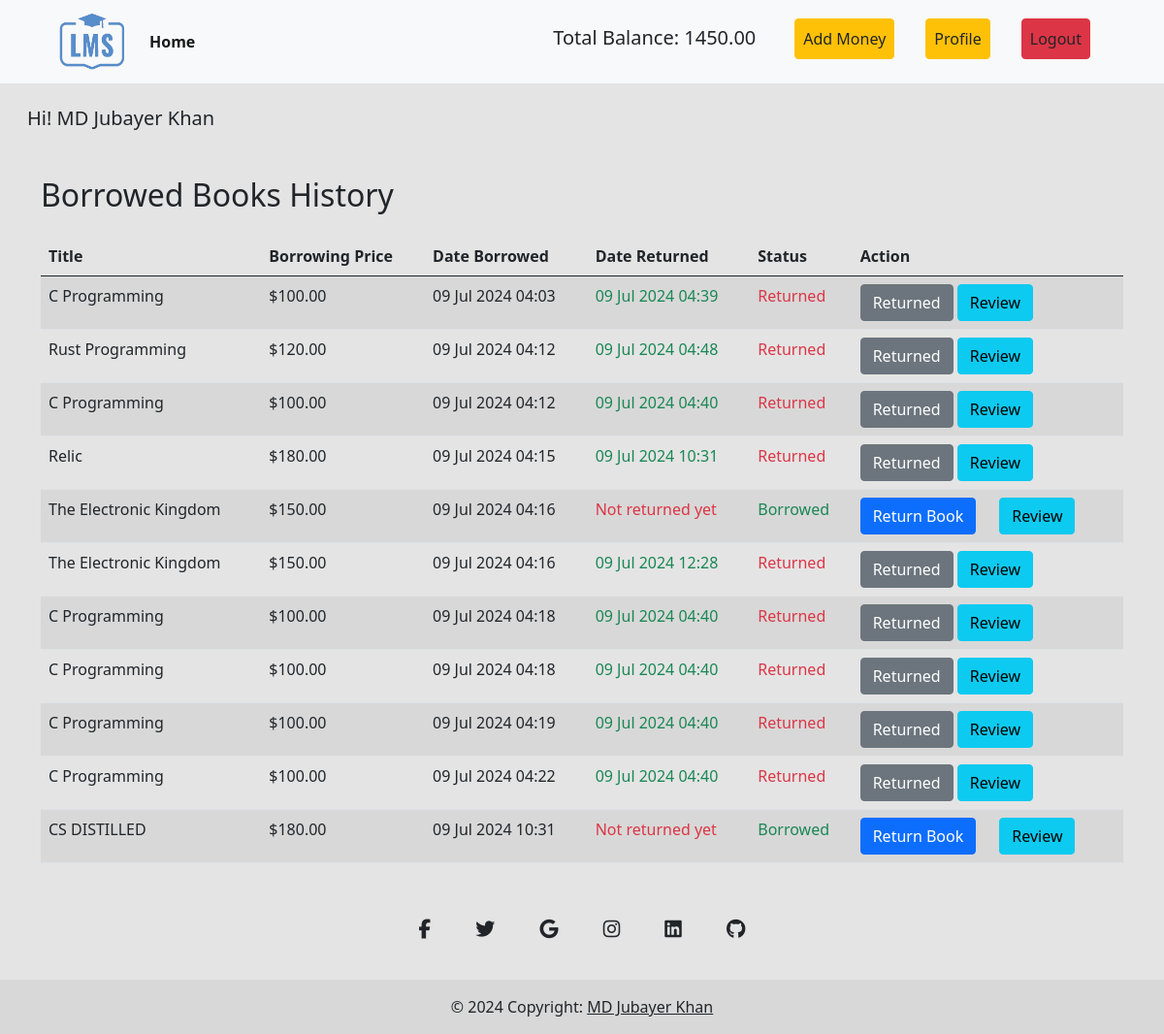
Page /accounts/profile/ (signed in) on the committed database.
### library/models.py (models this page shows, shortened)
class UserProfile(models.Model):
    user = models.OneToOneField(User, on_delete=models.CASCADE)
    balance = models.DecimalField(max_digits=10, decimal_places=2, default=0)

class Transaction(models.Model):
    user = models.ForeignKey(User, on_delete=models.CASCADE)
    book = models.ForeignKey(Book, on_delete=models.CASCADE)
    date_borrowed = models.DateTimeField(auto_now_add=True)
    date_returned = models.DateTimeField(null=True, blank=True)
    price = models.DecimalField(max_digits=10, decimal_places=2)

class Book(models.Model):
    title = models.CharField(max_length=200)
    description = models.TextField()
    image = models.ImageField(upload_to='books/')
    borrowing_price = models.DecimalField(max_digits=10, decimal_places=2)
    categories = models.ManyToManyField(Category)

### accounts/views.py (the view)
# urls.py: path('profile/', views.profile, name='profile'),
@login_required
def profile(request):
    transactions = Transaction.objects.filter(user=request.user)
    return render(request, 'profile.html', {'transactions': transactions})

### accounts/templates/profile.html (shortened to what this page needs)
{% extends 'base.html' %}
{% block content %}
<h5 class="container ms-3 mt-4">Hi! {{request.user.first_name}} {{request.user.last_name}}</h5>
<div class="container mt-5">
    <h2 class="mb-4">Borrowed Books History</h2>
    <table class="table table-striped">
        <thead>
            <tr>
                <th>Title</th>
                <th>Borrowing Price</th>
                <th>Date Borrowed</th>
                <th>Date Returned</th>
                <th>Status</th>
                <th>Action</th>
            </tr>
        </thead>
        <tbody>
            {% for transaction in transactions %}
            <tr>
                <td>{{ transaction.book.title }}</td>
                <td>${{ transaction.price }}</td>
                <td>{{ transaction.date_borrowed|date:"d M Y H:i" }}</td>
                <td>
                    {% if transaction.date_returned %}
                    <span class="text-success"> {{ transaction.date_returned|date:"d M Y H:i" }}</span>
                    {% else %}
                    <span class="text-danger"> Not returned yet </span>
                    {% endif %}
                </td>
                <td>
                    {% if transaction.date_returned %}
                    <span class="text-danger">Returned</span>
                    {% else %}
                    <span class="text-success">Borrowed</span>
                    {% endif %}
                </td>
                <td>
                    {% if not transaction.date_returned %}
                    <div class="d-flex gap-4">
                    <form method="post" action="{% url 'return_book' transaction.id %}">
                        <button type="submit" class="btn btn-primary">Return Book</button>
                    </form>
                    {% else %}
                    <button class="btn btn-secondary">Returned</button>
                    {% endif %}
                    <a href="{% url 'book_review' transaction.book.id %}">
                        <button class="btn btn-info">Review</button>
                    </a>
                </div>
                </td>
            </tr>
            {% endfor %}
{% endblock %}

### library/templates/base.html (shortened to what this page needs)
{% load static %}
<!DOCTYPE html>
<html lang="en">
<head>
  <link href="https://cdn.jsdelivr.net/npm/bootstrap@5.0.2/dist/css/bootstrap.min.css" rel="stylesheet"
 />
</head>
<body style="background-color : #e4e4e4">
  <nav class="navbar navbar-expand-lg navbar-light bg-light px-5">
    <div class="container-fluid">
      <a class="navbar-brand" href="{% url 'home' %}"><img style="width: 70px; height: 60px;"
          src="{% static 'iconlms.png' %}" alt="Home Image"></a>
      <div class="collapse navbar-collapse" id="navbarSupportedContent">
        <ul class="navbar-nav me-auto mb-2 mb-lg-0">
          <li class="nav-item">
            <a class="nav-link active fw-bold" aria-current="page" href="{% url 'home' %}">Home</a>
          </li>
        </ul>
        <div class="d-flex">
          <ul class="navbar-nav me-auto mb-2 mb-lg-0">
            {% if request.user.is_authenticated %}
            <li class="nav-item mx-3">
              <h5 class="nav-link text-dark"> Total Balance:  {{ request.user.userprofile.balance }}</h5>
            </li>
            <li class="nav-item mx-3">
              <a class="nav-link btn btn-warning text-dark" href="{% url 'add-money' %}">Add Money</a>
            </li>
            <li class="nav-item mx-3">
              <a class="nav-link btn btn-warning text-dark" href="{% url 'profile' %}">Profile</a>
            </li>
            <li class="nav-item mx-3">
              <a class="nav-link btn btn-danger text-dark" href="{% url 'logout' %}">Logout</a>
            </li>
            {% endif %}
          </ul>
        </div>
      </div>
    </div>
  </nav>
  {% block content %}
  {% endblock %}
  <footer class="text-center bg-body-tertiary">
    <div class="container pt-4">
      <section class="mb-4">
        <a
          data-mdb-ripple-init
          class="btn btn-link btn-floating btn-lg text-body m-1"
          href="#!"
          role="button"
          data-mdb-ripple-color="dark"
          ><i class="fab fa-facebook-f"></i
        ></a>
        <a
          data-mdb-ripple-init
          class="btn btn-link btn-floating btn-lg text-body m-1"
          href="#!"
          role="button"
          data-mdb-ripple-color="dark"
          ><i class="fab fa-twitter"></i
        ></a>
        <a
          data-mdb-ripple-init
          class="btn btn-link btn-floating btn-lg text-body m-1"
          href="#!"
          role="button"
          data-mdb-ripple-color="dark"
          ><i class="fab fa-google"></i
        ></a>
        <a
          data-mdb-ripple-init
          class="btn btn-link btn-floating btn-lg text-body m-1"
          href="#!"
          role="button"
          data-mdb-ripple-color="dark"
          ><i class="fab fa-instagram"></i
        ></a>
        <a
          data-mdb-ripple-init
          class="btn btn-link btn-floating btn-lg text-body m-1"
          href="#!"
          role="button"
          data-mdb-ripple-color="dark"
          ><i class="fab fa-linkedin"></i
        ></a>
        <a
          data-mdb-ripple-init
          class="btn btn-link btn-floating btn-lg text-body m-1"
          href="#!"
          role="button"
          data-mdb-ripple-color="dark"
          ><i class="fab fa-github"></i
        ></a>
      </section>
    </div>
    <div class="text-center p-3" style="background-color: rgba(0, 0, 0, 0.05);">
      © 2024 Copyright:
      <a class="text-body">MD Jubayer Khan</a>
    </div>
  </footer>
</body>
</html>

### rows in the picture
Transaction: shows "Returned"
Transaction: shows "Returned"
Transaction: shows "Returned"
Transaction: shows "Returned"
Transaction: shows "Not returned yet", shows "Borrowed", shows "Return Book"
Transaction: shows "Returned"
Transaction: shows "Returned"
Transaction: shows "Returned"
Transaction: shows "Returned"
Transaction: shows "Returned"
Transaction: shows "Not returned yet", shows "Borrowed", shows "Return Book"

### other values in the picture
{{ request.user.userprofile.balance }} "1450.00"
{{ request.user.first_name }} "MD Jubayer"
{{ request.user.last_name }} "Khan"
